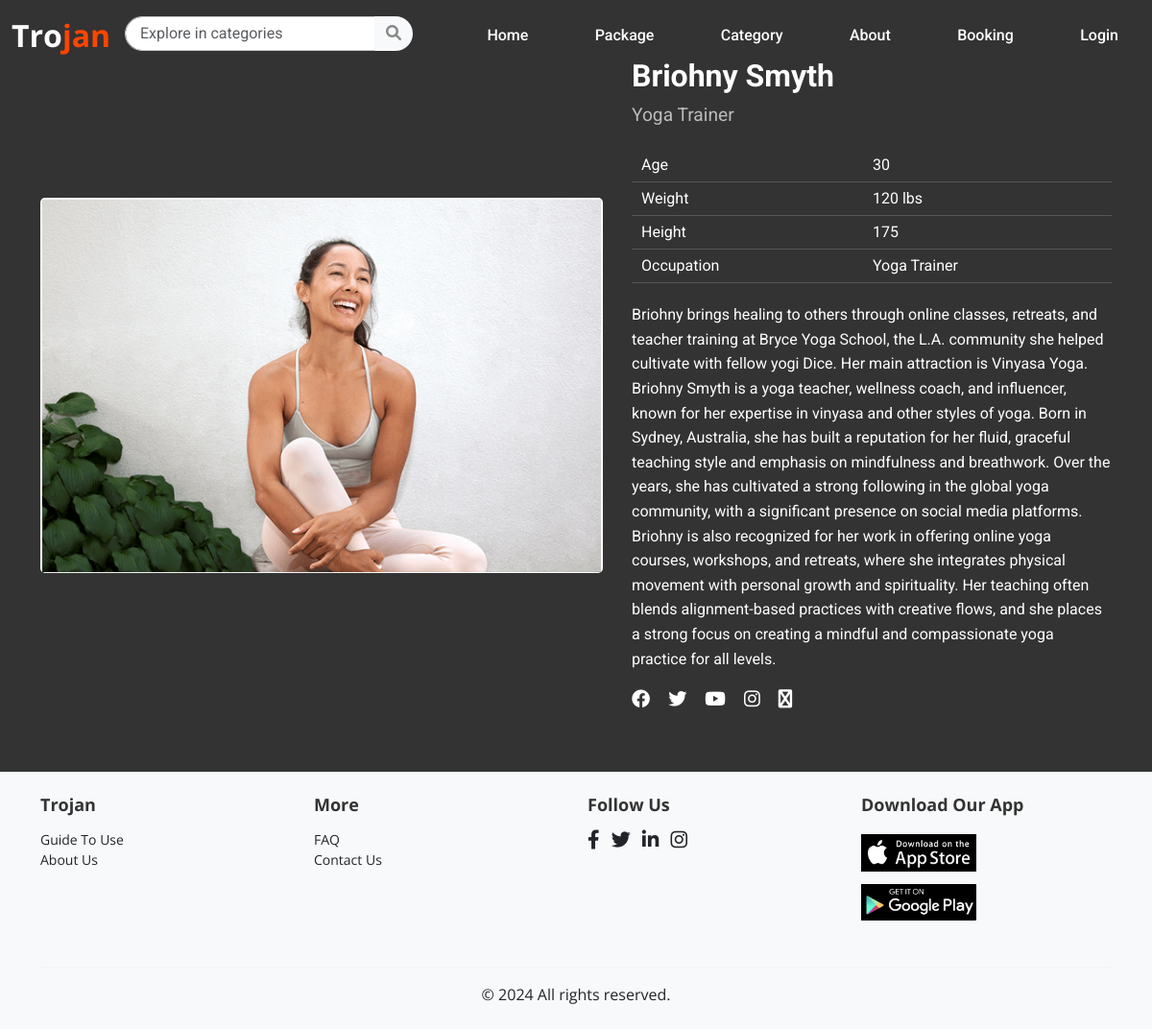
The app's page /trainer_profile/1/ with its own data.
### tables this page shows
CREATE TABLE "trainers" (
	"trainerid"	INTEGER,
	"age"	INTEGER NOT NULL,
	"weight"	DECIMAL(5, 2) NOT NULL,
	"height"	DECIMAL(5, 2) NOT NULL,
	"occupation"	VARCHAR(255) NOT NULL,
	"description"	TEXT,
	"photo"	VARCHAR(255),
	"trainername"	VARCHAR(255) NOT NULL, "max_capacity" INTEGER DEFAULT 5, categoryid INTEGER,
	PRIMARY KEY("trainerid" AUTOINCREMENT)
);

### app.py (the view)
@app.route('/trainer_profile/<int:trainer_id>/', methods=['GET'])
def trainer_profile(trainer_id):
    connection = sqlite3.connect('Trojan.db')
    cursor = connection.cursor()
    cursor.execute("SELECT trainername, age, weight, height, occupation, photo, description FROM trainers WHERE trainerid = ?", (trainer_id,))
    trainer = cursor.fetchone()
    connection.close()
    if trainer:
        return render_template('trainer_profile.html', trainer=trainer)
    else:
        return "Trainer not found", 404

### templates/trainer_profile.html (shortened to what this page needs)
{% extends "base.html" %}
{% block content %}
<link href="/static/css/trainer_profile.css" rel="stylesheet" />
<section class="trainer-profile">
    <div class="container">
        <div class="profile-content d-flex align-items-center">
            <div class="profile-image">
                <img src="{{ url_for('static', filename='photos/' ~ trainer[5]) }}" alt="{{ trainer[0] }}" class="img-fluid">
            </div>
            <div class="profile-details">
                <h2 class="trainer-name">{{ trainer[0] }}</h2>
                <p class="trainer-title">{{ trainer[4] }}</p>
                <table class="trainer-info">
                    <tr>
                        <td>Age</td>
                        <td>{{ trainer[1] }}</td>
                    </tr>
                    <tr>
                        <td>Weight</td>
                        <td>{{ trainer[2] }} lbs</td>
                    </tr>
                    <tr>
                        <td>Height</td>
                        <td>{{ trainer[3] }}</td>
                    </tr>
                    <tr>
                        <td>Occupation</td>
                        <td>{{ trainer[4] }}</td>
                    </tr>
                </table>
                <p class="trainer-description">{{ trainer[6] }}</p>
                <div class="social-links">
                    <a href="#"><i class="fab fa-facebook"></i></a>
                    <a href="#"><i class="fab fa-twitter"></i></a>
                    <a href="#"><i class="fab fa-youtube"></i></a>
                    <a href="#"><i class="fab fa-instagram"></i></a>
                    <a href="#"><i class="fab fa-envelope"></i></a>
                </div>
            </div>
        </div>
    </div>
</section>
{% endblock %}

### static/css/base.css (style rules this page uses)
body { margin: 0; padding: 0; font-family: "Roboto", sans-serif; }
a { text-decoration: none; }

### static/css/trainer_profile.css (style rules this page uses)
.trainer-profile { background-color: #333; color: #fff; padding: 60px 0; }
.profile-content { display: flex; gap: 30px; align-items: center; }
.profile-image img { max-width: 100%; border-radius: 5px; }
.profile-details { max-width: 500px; }
.trainer-name { font-size: 2rem; font-weight: bold; }
.trainer-title { font-size: 1.2rem; color: #bbb; }
.trainer-bio, .trainer-description { margin-top: 20px; line-height: 1.6; }
.trainer-info { margin: 20px 0; width: 100%; color: #fff; }
.trainer-info td { padding: 5px 10px; border-bottom: 1px solid #555; }
.social-links a { color: #fff; margin-right: 15px; font-size: 1.2rem; transition: color 0.3s; }

### records on screen
trainers: photo (picture), trainername "Briohny Smyth", occupation "Yoga Trainer", age "30", weight "120", height "175", description "Briohny brings healing to others through online classes, retreats, and teacher training at Bryce Yoga School, the L.A. community she helped cultivate with fellow yogi Dice. Her main attraction is Vinyasa Yoga. Briohny Smyth is a yoga teacher, wellness coach, and influencer, known for her expertise in vinyasa and other styles of yoga. Born in Sydney, Australia, she has built a reputation for her fluid, graceful teaching style and emphasis on mindfulness and breathwork. Over the years, she has cultivated a strong following in the global yoga community, with a significant presence on social media platforms. Briohny is also recognized for her work in offering online yoga courses, workshops, and…"
